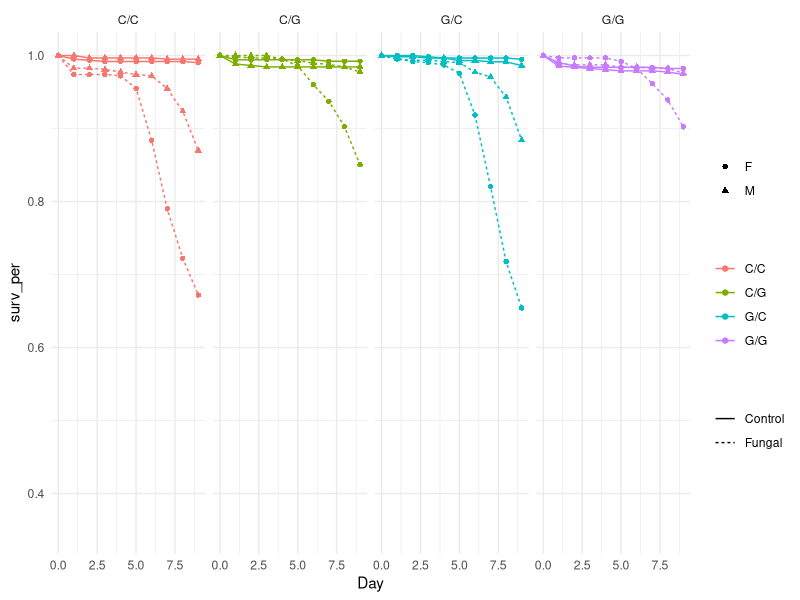
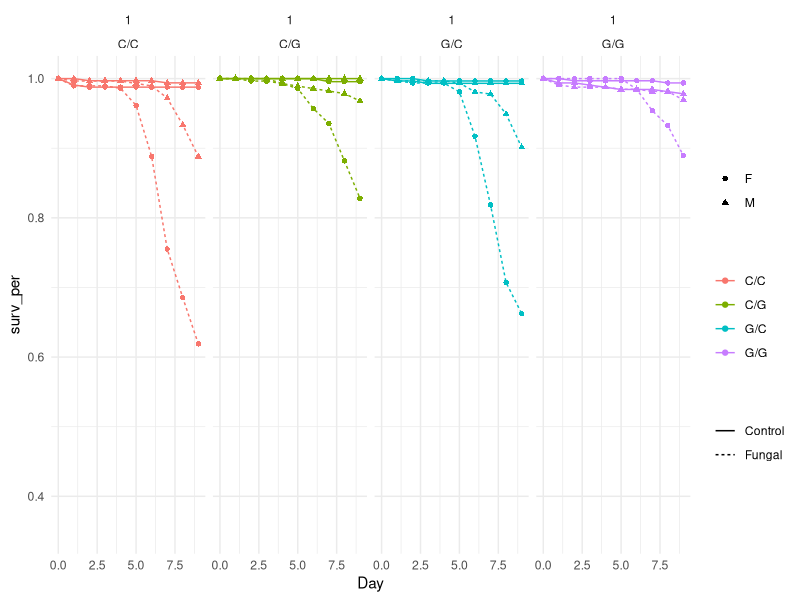
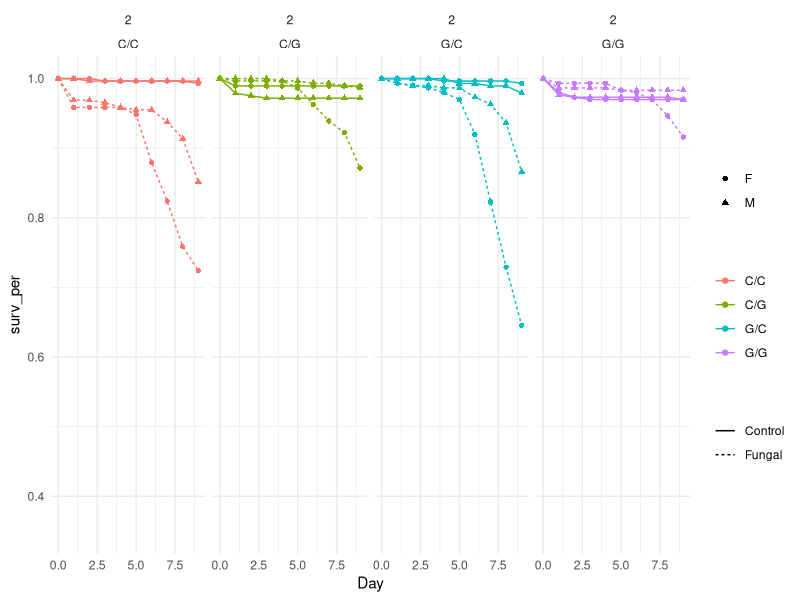

These figures' R source, in order: (Note: this script raises an error after producing the figures.)
## ---- chunk 1
knitr::opts_chunk$set(
	fig.align = "center",
	fig.pos = "H",
	message = FALSE,
	warning = FALSE,
	external = TRUE,
	echo = TRUE
)
## ---- chunk 2
library(magrittr)
library(tidyverse)
library(reshape2)
library(fastDummies)

library(ggsci)

library(survival)
library(survminer)

cut_off = 9

rep1 = readxl::read_excel("data/SSMI_DietSwitch.xlsx", sheet = 1) %>% na.omit()
rep2 = readxl::read_excel("data/SSMI_DietSwitch.xlsx", sheet = 2) %>% na.omit()
rep3 = readxl::read_excel("data/SSMI_DietSwitch.xlsx", sheet = 3) %>% na.omit()

df = bind_rows(rep1, rep2, rep3) %>% 
  mutate(Diet = gsub(" ", "", Diet, fixed = TRUE),
         Diet = recode(Diet,
                       "Cornmeal,C,C" = "C/C",
                       "Glucose,G,G" = "G/G",
                       "Cornmeal,G,G" = "C/G",
                       "Glucose,C,C" = "G/C")) %>% 
  filter(Diet %in% c("C/C","G/G","C/G","G/C"),
         Day<=cut_off)
# write.csv(df,"DIET 2 raw.csv")
## ---- chunk 3
day_end = df %>% 
  group_by(Population,Diet,Treatment,Sex,Day) %>% 
  summarize(Death = sum(Death), Initial = sum(`Initial density`)) %>% 
  group_by(Population,Diet,Treatment,Sex) %>% 
  mutate(Deaths = cumsum(Death)) %>% 
  ungroup() %>% 
  mutate(surv_per = 1-Deaths/Initial) %>% 
  select(-c(Death,Initial,Deaths))

day_initial = day_end %>% select(-c(Day,surv_per)) %>% 
  unique() %>% 
  mutate(Day=0, surv_per = 1)

goal = bind_rows(day_initial,day_end) %>% 
  ggplot(aes(x=Day, y=surv_per, linetype=Treatment, color=Diet, shape=Sex)) + 
  geom_line() + 
  geom_point() + 
  ylim(0.35,1) +
  labs(linetype="", color="", shape="") +
  theme_minimal()

goal + facet_wrap(~Diet, ncol=4)
## ---- chunk 4
day_end = df %>% 
  group_by(Replicate,Population,Diet,Treatment,Sex,Day) %>% 
  summarize(Death = sum(Death), Initial = sum(`Initial density`)) %>% 
  group_by(Replicate,Population,Diet,Treatment,Sex) %>% 
  mutate(Deaths = cumsum(Death)) %>% 
  ungroup() %>% 
  mutate(surv_per = 1-Deaths/Initial) %>% 
  select(-c(Death,Initial,Deaths))

day_initial = day_end %>% select(-c(Day,surv_per)) %>% 
  unique() %>% 
  mutate(Day=0, surv_per = 1)

bind_rows(day_initial,day_end) %>% 
  filter(Replicate == 1) %>% 
  ggplot(aes(x=Day, y=surv_per, linetype=Treatment, color=Diet, shape=Sex)) + 
  geom_line() + 
  geom_point() + 
  facet_wrap(Replicate~Diet, ncol=4) +
  ylim(0.35,1) +
  labs(linetype="", color="", shape="") +
  theme_minimal()
## ---- chunk 5
bind_rows(day_initial,day_end) %>% 
  filter(Replicate == 2) %>% 
  ggplot(aes(x=Day, y=surv_per, linetype=Treatment, color=Diet, shape=Sex)) + 
  geom_line() + 
  geom_point() + 
  facet_wrap(Replicate~Diet, ncol=4) +
  ylim(0.35,1) +
  labs(linetype="", color="", shape="") +
  theme_minimal()
## ---- chunk 6
bind_rows(day_initial,day_end) %>% 
  filter(Replicate == 3) %>% 
  ggplot(aes(x=Day, y=surv_per, linetype=Treatment, color=Diet, shape=Sex)) + 
  geom_line() + 
  geom_point() + 
  facet_wrap(Replicate~Diet, ncol=4) +
  ylim(0.35,1) +
  labs(linetype="", color="", shape="") +
  theme_minimal()
## ---- chunk 7
n = nrow(df)

# duplicate dead 
dead = df[ rep(c(1:n), df$Death), ] %>% mutate(Death = 1) %>% select(-c(`Initial density`))

# count alive
alive = df %>% 
  group_by(Replicate,Population,Cage_Number,Diet,Treatment,Sex) %>%
  summarise(Deaths = sum(Death), Initial = max(`Initial density`)) %>% 
  ungroup() %>%
  mutate(Alive = Initial - Deaths)

# duplicate alive
n = nrow(alive)
alive = alive[ rep(c(1:n), alive$Alive), ] %>% mutate(Day = cut_off, Death = 0)
alive = alive[c(names(dead))]

# concatenate dead and alive
df = rbind(alive, dead) %>% 
  mutate_at(c("Replicate","Population","Cage_Number","Diet","Treatment","Sex"), function(x) as.factor(x))
## ---- chunk 8
test_replicate = function(diet_type){
  subset = df %>% filter(Diet == diet_type)
  fit = survfit(Surv(Day, Death) ~ Replicate, data = subset)
  # ggsurvplot(fit, surv.median.line = "hv", pval = TRUE)
  pairwise_survdiff(Surv(Day, Death == 1) ~ Replicate, p.adjust.method = "holm", data = subset)
}
## ---- chunk 9
test_replicate("C/C")
## ---- chunk 10
test_replicate("C/G")
## ---- chunk 11
test_replicate("G/C")
## ---- chunk 12
test_replicate("G/G")
## ---- chunk 13
goal
## ---- chunk 14
mod = coxph(Surv(Day, Death) ~ Treatment + Diet + Sex, data = df)
cox.zph(mod)
## ---- chunk 15
mod = coxph(Surv(Day, Death) ~ strata(Treatment) + Diet + Sex, data = df)
pred = survfit(mod)
plot(pred, lty = 1:2, col = c("red","blue"))
## ---- chunk 16
mod = coxph(Surv(Day, Death) ~ Treatment + strata(Diet) + Sex, data = df)
pred = survfit(mod)
plot(pred, lty = 1:2, col = c("red","green","blue","orange","black"))
## ---- chunk 17
mod = coxph(Surv(Day, Death) ~ Treatment + Diet + strata(Sex), data = df)
pred = survfit(mod)
plot(pred, lty = 1:2, col = c("red","blue"))
## ---- chunk 18
a1 = 3; a2 = 5; a3 = 8
split_time = c(a1,a2,a3)
df2 = survSplit(df, cut=split_time, end="Day", event="Death", start="Start") %>%
  mutate(Diet = gsub(",", "_", Diet)) %>%
  mutate(gt1 = (Start==0)+0, gt2 = (Start==a1)+0, gt3 = (Start==a2)+0, gt4 = (Start==a3)+0,
         Fungal = (Treatment=="Fungal")+0, Female = (Sex=="F")+0) %>% 
  dummy_cols("Diet")
  
# build time-dependent model
mod = coxph(Surv(Start, Day, Death) ~ 
              
              Fungal:gt1 + Fungal:gt2 + Fungal:gt3 + Fungal:gt4 +
              Female:gt1 + Female:gt2 + Female:gt3 + Female:gt4 + 
              
              `Diet_G/G`:gt1 + `Diet_G/G`:gt2 + `Diet_G/G`:gt3 + `Diet_G/G`:gt4 +
              `Diet_G/C`:gt1 + `Diet_G/C`:gt2 + `Diet_G/C`:gt3 + `Diet_G/C`:gt4 + 
              `Diet_C/G`:gt1 + `Diet_C/G`:gt2 + `Diet_C/G`:gt3 + `Diet_C/G`:gt4 +
              
              Fungal:Female:gt1 + Fungal:Female:gt2 + Fungal:Female:gt3 + Fungal:Female:gt4 +
              
              `Diet_G/G`:Fungal:gt1 + `Diet_G/G`:Fungal:gt2 + `Diet_G/G`:Fungal:gt3 + `Diet_G/G`:Fungal:gt4 +
              `Diet_G/C`:Fungal:gt1 + `Diet_G/C`:Fungal:gt2 + `Diet_G/C`:Fungal:gt3 + `Diet_G/C`:Fungal:gt4 +
              `Diet_C/G`:Fungal:gt1 + `Diet_C/G`:Fungal:gt2 + `Diet_C/G`:Fungal:gt3 + `Diet_C/G`:Fungal:gt4 +
            
              `Diet_G/G`:Female:Fungal:gt1 + `Diet_G/G`:Female:Fungal:gt2 + `Diet_G/G`:Female:Fungal:gt3 +
              `Diet_G/G`:Female:Fungal:gt4 +
              `Diet_G/C`:Female:Fungal:gt1 + `Diet_G/C`:Female:Fungal:gt2 + `Diet_G/C`:Female:Fungal:gt3 +
              `Diet_G/C`:Female:Fungal:gt4 +
              `Diet_C/G`:Female:Fungal:gt1 + `Diet_C/G`:Female:Fungal:gt2 + `Diet_C/G`:Female:Fungal:gt3 +
              `Diet_C/G`:Female:Fungal:gt4,
              df2)
extractAIC(mod)
## ---- chunk 19
get_interaction = function(data){
  data %>% 
    mutate(
      t1_fun=Fungal*gt1, t2_fun=Fungal*gt2, t3_fun=Fungal*gt3, t4_fun=Fungal*gt4,
      t1_fem=Female*gt1, t2_fem=Female*gt2, t3_fem=Female*gt3, t4_fem=Female*gt4,
 
      t1_gg=`Diet_G/G`*gt1, t2_gg=`Diet_G/G`*gt2, t3_gg=`Diet_G/G`*gt3, t4_gg=`Diet_G/G`*gt4,
      t1_gc=`Diet_G/C`*gt1, t2_gc=`Diet_G/C`*gt2, t3_gc=`Diet_G/C`*gt3, t4_gc=`Diet_G/C`*gt4, 
      t1_cg=`Diet_C/G`*gt1, t2_cg=`Diet_C/G`*gt2, t3_cg=`Diet_C/G`*gt3, t4_cg=`Diet_C/G`*gt4, 
      
      ff1=Fungal*Female*gt1, ff2=Fungal*Female*gt2, ff3=Fungal*Female*gt3, ff4=Fungal*Female*gt4, 
    
      f1_gg=Fungal*`Diet_G/G`*gt1, f2_gg=Fungal*`Diet_G/G`*gt2, 
      f3_gg=Fungal*`Diet_G/G`*gt3, f4_gg=Fungal*`Diet_G/G`*gt4,
      
      f1_gc=Fungal*`Diet_G/C`*gt1, f2_gc=Fungal*`Diet_G/C`*gt2, 
      f3_gc=Fungal*`Diet_G/C`*gt3, f4_gc=Fungal*`Diet_G/C`*gt4, 
      
      f1_cg=Fungal*`Diet_C/G`*gt1, f2_cg=Fungal*`Diet_C/G`*gt2, 
      f3_cg=Fungal*`Diet_C/G`*gt3, f4_cg=Fungal*`Diet_C/G`*gt4, 
    
      ff1_gc=Fungal*Female*`Diet_G/C`*gt1, ff2_gc=Fungal*Female*`Diet_G/C`*gt2, 
      ff3_gc=Fungal*Female*`Diet_G/C`*gt3, ff4_gc=Fungal*Female*`Diet_G/C`*gt4, 
      
      ff1_gg=Fungal*Female*`Diet_G/G`*gt1, ff2_gg=Fungal*Female*`Diet_G/G`*gt2, 
      ff3_gg=Fungal*Female*`Diet_G/G`*gt3, ff4_gg=Fungal*Female*`Diet_G/G`*gt4, 
      
      ff1_cg=Fungal*Female*`Diet_C/G`*gt1, ff2_cg=Fungal*Female*`Diet_C/G`*gt2, 
      ff3_cg=Fungal*Female*`Diet_C/G`*gt3, ff4_cg=Fungal*Female*`Diet_C/G`*gt4
  )
}

get_time_data = function(data){
  data = survSplit(data, cut=split_time, end="Day", event="Death", start="Start") %>% 
    mutate(Diet = gsub(",", "_", Diet),
           gt1=(Start==0)+0, gt2=(Start==a1)+0, gt3=(Start==a2)+0, gt4=(Start==a3)+0, 
           Fungal = (Treatment=="Fungal")+0, Female = (Sex=="F")+0) %>% 
    dummy_cols("Diet") %>% get_interaction()
  return(data)
}

category = ungroup(df) %>% select(Treatment,Sex,Diet) %>% unique() %>% set_rownames(NULL) %>%
   mutate(Diet = gsub(",", "_", Diet), Fungal = (Treatment=="Fungal")+0, Female = (Sex=="F")+0) %>% 
  dummy_cols("Diet")

time_intervals = data.frame(Start=c(0,a1,a2,a3), Day=c(a1,a2,a3,10), 
                            gt1=c(1,0,0,0), gt2=c(0,1,0,0), gt3=c(0,0,1,0), gt4=c(0,0,0,1),
                            Death=0)

pred_surv = function(data){
  mod = coxph(Surv(Start, Day, Death) ~ 
                t1_fun + t2_fun + t3_fun + t4_fun + 
                t1_fem + t2_fem + t3_fem + t4_fem +
                
                t1_gg + t2_gg + t3_gg + t4_gg +
                t1_gc + t2_gc + t3_gc + t4_gc + 
                t1_cg + t2_cg + t3_cg + t4_cg +
                
                ff1 + ff2 + ff3 + ff4 + 
                
                f1_gg + f2_gg + f3_gg + f4_gg +
                f1_gc + f2_gc + f3_gc + f4_gc + 
                f1_cg + f2_cg + f3_cg + f4_cg +
                
                ff1_gg + ff2_gg + ff3_gg + ff4_gg + 
                ff1_gc + ff2_gc + ff3_gc + ff4_gc + 
                ff1_cg + ff2_cg + ff3_cg + ff4_cg,
              data = get_time_data(data))
  
  surv = c()
  for (i in 1:nrow(category)){
    test = category[rep(i,nrow(time_intervals)),] %>%
      bind_cols(time_intervals) %>%
      get_interaction()
    time = summary(survfit(mod, newdata = test, individual = TRUE))$time
    insert = setdiff(1:cut_off, time)
    time = c(time, insert)
    est = c(1, summary(survfit(mod, newdata = test, individual = TRUE))$surv,
            rep(NA, length(insert)))
    surv_i = data.frame(category[i,], est, day = c(0,time)) %>% arrange(day)
    surv = rbind(surv, surv_i)
  }
  return(surv)
}

est = pred_surv(df) 
## ---- chunk 20
beta = coef(mod)
diff = c(0,0,0,1, # fungal
         0,0,0,0, # female
         
         0,0,0,0, # g_g
         0,0,0,0, # g_c
         0,0,0,1, # c_g

         0,0,0,1, # female fungal
         
         0,0,0,0, # g_g fungal
         0,0,0,0, # g_c fungal
         0,0,0,1, # c_g fungal
    
         0,0,0,0, # female g_g fungal
         0,0,0,0,  # female g_c fungal
         0,0,0,1  # female c_g fungal
         )

t_obs = (beta%*%diff) / sqrt(t(diff) %*% vcov(mod) %*% diff)
c(exp(beta%*%diff),
2*(1-pt(abs(t_obs), length(beta))))
## ---- chunk 21
get_interaction = function(data){
  data %>% 
    mutate(
      t1_fun=Fungal*gt1, t2_fun=Fungal*gt2, t3_fun=Fungal*gt3,
      t1_fem=Female*gt1, t2_fem=Female*gt2, t3_fem=Female*gt3,
 
      t1_gg=`Diet_G/G`*gt1, t2_gg=`Diet_G/G`*gt2, t3_gg=`Diet_G/G`*gt3,
      t1_gc=`Diet_G/C`*gt1, t2_gc=`Diet_G/C`*gt2, t3_gc=`Diet_G/C`*gt3, 
      t1_cg=`Diet_C/G`*gt1, t2_cg=`Diet_C/G`*gt2, t3_cg=`Diet_C/G`*gt3, 
      
      ff1=Fungal*Female*gt1, ff2=Fungal*Female*gt2, ff3=Fungal*Female*gt3, 
    
      f1_gg=Fungal*`Diet_G/G`*gt1, f2_gg=Fungal*`Diet_G/G`*gt2, f3_gg=Fungal*`Diet_G/G`*gt3,
      f1_gc=Fungal*`Diet_G/C`*gt1, f2_gc=Fungal*`Diet_G/C`*gt2, f3_gc=Fungal*`Diet_G/C`*gt3, 
      f1_cg=Fungal*`Diet_C/G`*gt1, f2_cg=Fungal*`Diet_C/G`*gt2, f3_cg=Fungal*`Diet_C/G`*gt3, 
    
      ff1_gc=Fungal*Female*`Diet_G/C`*gt1, ff2_gc=Fungal*Female*`Diet_G/C`*gt2, ff3_gc=Fungal*Female*`Diet_G/C`*gt3, 
      ff1_cg=Fungal*Female*`Diet_C/G`*gt1, ff2_cg=Fungal*Female*`Diet_C/G`*gt2, ff3_cg=Fungal*Female*`Diet_C/G`*gt3, 
  )
}

get_time_data = function(data){
  data = survSplit(data, cut=split_time, end="Day", event="Death", start="Start") %>% 
    mutate(Diet = gsub(",", "_", Diet),
           gt1=(Start==0)+0, gt2=(Start==a1)+0, gt3=(Start==a2)+0, 
           Fungal = (Treatment=="Fungal")+0, Female = (Sex=="F")+0) %>% 
    dummy_cols("Diet") %>% get_interaction()
  return(data)
}

category = ungroup(df) %>% select(Treatment,Sex,Diet) %>% unique() %>% set_rownames(NULL) %>%
   mutate(Diet = gsub(",", "_", Diet), Fungal = (Treatment=="Fungal")+0, Female = (Sex=="F")+0) %>% 
  dummy_cols("Diet")

time_intervals = data.frame(Start=c(0,a1,a2), Day=c(a1,a2,12), 
                            gt1=c(1,0,0), gt2=c(0,1,0), gt3=c(0,0,1),
                            Death=0)

pred_surv = function(data){
  mod = coxph(Surv(Start, Day, Death) ~ 
                t1_fun + t2_fun + t3_fun + 
                t1_fem + t2_fem + t3_fem +
                
                t1_gg + t2_gg + t3_gg +
                t1_gc + t2_gc + t3_gc + 
                t1_cg + t2_cg + t3_cg +
                
                ff1 + ff2 + ff3 + 
                
                f1_gg + f2_gg + f3_gg +
                f1_gc + f2_gc + f3_gc + 
                f1_cg + f2_cg + f3_cg +
                
                ff1_gc + ff2_gc + ff3_gc + 
                ff1_cg + ff2_cg + ff3_cg,
              data = get_time_data(data))
  
  surv = c()
  for (i in 1:nrow(category)){
    test = category[rep(i,nrow(time_intervals)),] %>%
      bind_cols(time_intervals) %>%
      get_interaction()
    time = summary(survfit(mod, newdata = test, individual = TRUE))$time
    insert = setdiff(1:12, time)
    time = c(time, insert)
    est = c(1, summary(survfit(mod, newdata = test, individual = TRUE))$surv,
            rep(NA, length(insert)))
    surv_i = data.frame(category[i,], est, day = c(0,time)) %>% arrange(day)
    surv = rbind(surv, surv_i)
  }
  return(surv)
}

est = pred_surv(df) 
## ---- chunk 22
B = 200
bound = 0.95

# function to extract bounds
ci_calculator = function(data){
  ci = data.frame(lower = as.numeric(), upper = as.numeric())
  for (i in 1:(max(data$Day)+1)) {
    ci[i,1] = quantile(data$est[data$Day == (i-1)], (1-bound)/2, na.rm = TRUE)
    ci[i,2] = quantile(data$est[data$Day == (i-1)], (1+bound)/2, na.rm = TRUE)
  }
  return(ci)
}

dff = df %>% mutate(Diet = gsub(",", "_", Diet), Fungal = (Treatment=="Fungal")+0, Female = (Sex=="F")+0) %>% 
  dummy_cols("Diet")

# repeat B times
dummy = c()
for (i in 1:B){
  dummy_i = c()
  for (j in 1:nrow(category)){
    dummy_ij = merge(dff, category[j,])
    a = nrow(dummy_ij)
    rows_to_take = sample(a, a, replace = TRUE)
    dummy_i = rbind(dummy_i, dummy_ij[rows_to_take,])
    }
  dummy_i = pred_surv(dummy_i)
  dummy = bind_rows(dummy, dummy_i)
}

# get confidence intervals
survs = c()
for (i in 1:nrow(category)){
  ci = merge(dummy, category[i,]) %>% mutate(Day=day) %>% ci_calculator()
  surv = merge(est, category[i,]) %>% arrange(day)
  surv = cbind(surv, ci)
  survs = rbind(survs, surv)
}

# recode labels
df_plot = survs %>% 
  mutate(Treatment = ifelse(Fungal==1, "Fungal","Control"), 
         Sex = ifelse(Female==1, "Female","Male"))
# write.csv(df_plot, "DIET 2 bootstrap.csv")
## ---- chunk 23
goal + labs(y="Survival Percent") + 
  facet_wrap(~Sex)
## ---- chunk 24
df_plot %>% 
  na.omit() %>% 
  ggplot(aes(x=day, y=est, ymin=lower, ymax=upper, linetype=Treatment, color=Diet, shape=Sex)) +
  geom_line() + 
  geom_point() +
  geom_errorbar(width=0.3, alpha=0.7) +
  ylim(0.35,1) +
  scale_linetype_manual(values = c("Control"="dashed","Fungal"="solid")) +
  labs(linetype="", color="", shape="", y="Survival Probabilities") +
  theme_minimal() + 
  facet_wrap(~Sex)
